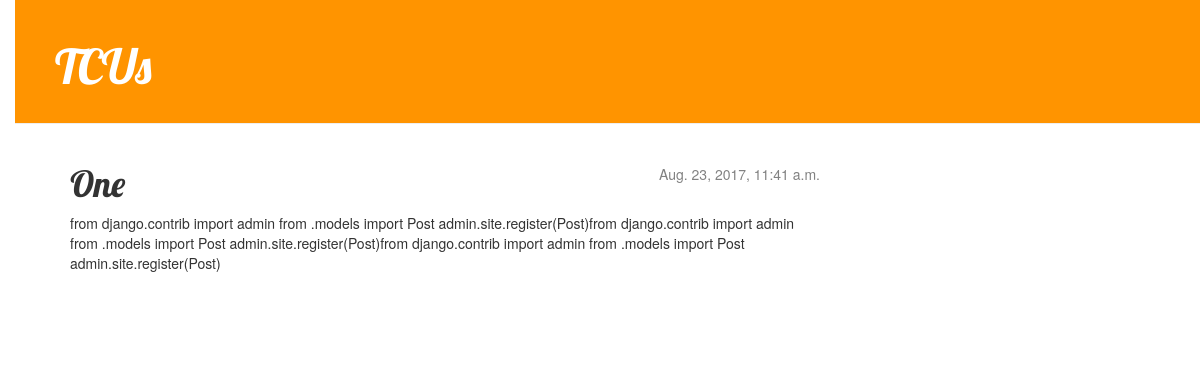
The app's page /post/1/ with its own data.
### blog/models.py (models this page shows, shortened)
class Post(models.Model):
	author = models.ForeignKey('auth.User')
	tittle = models.CharField(max_length=200)
	text = models.TextField()
	created_date = models.DateTimeField(default=timezone.now)
	published_date = models.DateTimeField(blank=True, null=True)

### blog/views.py (the view)
# urls.py: url(r'^post/(?P<pk>[0-9]+)/$', views.post_detail, name='post_detail'),
def post_detail(request, pk):
    post = get_object_or_404(Post, pk=pk)
    return render(request, 'blog/post_detail.html', {'post': post})

### blog/templates/blog/post_detail.html (shortened to what this page needs)
{% extends 'blog/base.html' %}
{% block content %}
        <div class="post">
        {% if post.published_date %}
            <div class="date">
                {{ post.published_date }}
            </div>
        {% else %}
            <a class="btn btn-default" href="{% url 'post_publish' pk=post.pk %}">Publish</a>
        {% endif %}
        <h1>{{ post.tittle }}</h1>
        <p>{{ post.text }}</p>
    </div>
{% endblock %}

### blog/static/css/blog.css (style rules this page uses)
body { padding-left: 15px; }
h1, h2, h3, h4 { font-family: 'Lobster', cursive; }
.date { float: right; color: #828282; }
.post { margin-bottom: 70px; }

### records on screen
Post: published_date "Aug. 23, 2017, 11:41 a.m.", tittle "One", text "from django.contrib import admin from .models import Post admin.site.register(Post)from django.contrib import admin from .models import Post admin.site.register(Post)from django.contrib import admin from .models import Post admin.site.register(Post)"
